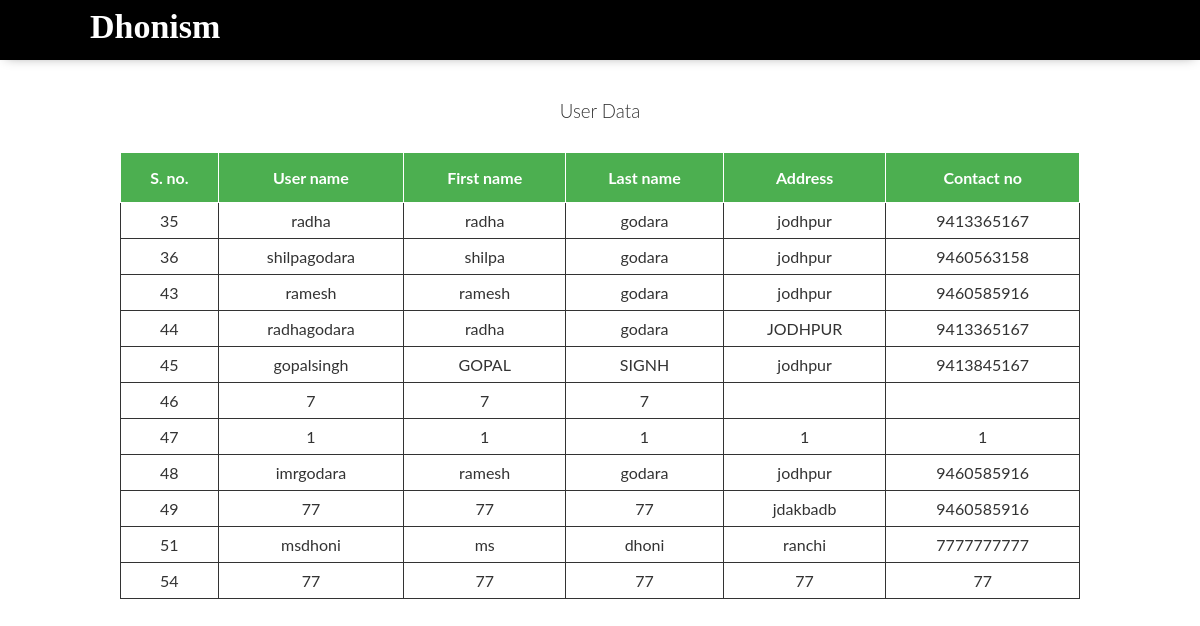
The app's page /registrationdetails.php (signed in) with its own data.
### tables this page shows
CREATE TABLE `logindata` (
  `sno` int(11) NOT NULL,
  `username` varchar(100) DEFAULT NULL,
  `password` varchar(100) DEFAULT NULL,
  `fname` varchar(100) DEFAULT NULL,
  `lname` varchar(100) DEFAULT NULL,
  `email` varchar(100) DEFAULT NULL,
  `address` varchar(100) DEFAULT NULL,
  `contactno` varchar(10) DEFAULT NULL,
  `status` varchar(100) DEFAULT NULL
);

### registrationdetails.php (the view, shortened to what this page needs)
<?php
    $q=mysqli_query($conn,"select * from logindata where status='user' ;");
?>
<html>
<head>
    <link rel="stylesheet" type="text/css" href="style.css">
    <link rel="stylesheet" type="text/css" href="querries.css">
    <link rel="stylesheet" type="text/css" href="grid.css">
    <link rel="stylesheet" href="https://cdnjs.cloudflare.com/ajax/libs/font-awesome/5.13.0/css/all.min.css">
    <link href="https://kit-pro.fontawesome.com/releases/v5.14.0/css/pro.min.css" rel="stylesheet">
</head>
<body>
<header>
        <nav>
            <div class="row main-header">
                <div  class="logo"> <a href="adminpage.php"> Dhonism </a></div>
            </div>
        </nav>
    </header>
    <form action="#" method="post" class="show-mobile-details">
<h3 align="center" style="margin-top:40px"> User Data </h3>
<table class="show-mobile-details-table">
            <tr>
                            <th>
                                S. no.
                            </th>
                            <th>
                                    User name
                            </th>
                            <th>
                                        First name
                            </th>
                            <th>
                                    Last name
                            </th>
                            <th>
                                    Address
                            </th>
                            <th>
                                    Contact no
                            </th>
            </tr>
<?php
    while($ar=mysqli_fetch_array($q))
    {
        ?>
         <tr>
    <td>
<?php
    echo $ar['sno'];
    ?>
</td>
<td>
<?php
    echo $ar['username'];
    ?>
</td>
<td>
<?php
    echo $ar['fname'];
    ?>
</td>
<td>
<?php
    echo $ar['lname'];
    ?>
</td>
<td>
<?php
    echo $ar['address'];
    ?>
</td>
<td>
<?php
    echo $ar['contactno'];
    ?>
</td>
</tr>
<?php
    }
    ?>
</table>
</form>
    </body>
</html>

### style.css (style rules this page uses)
* { margin: 0; padding: 0; box-sizing: border-box; }
html, body { color: #333333; font-family: "Lato", "Arial", sans-serif; font-weight: normal; font-size: 17px; text-rendering: optimizeLegibility; }
.row { max-width: 85%; margin: 0 auto; }
h1, h2, h3 { font-weight: 300; }
h3 { font-size: 110%; margin-bottom: 15px; }
a { text-decoration: none; color: #555; }
header { height: 60px; width: 100%; z-index: 2; top: 0; position: -webkit-sticky; position: sticky; background: #000; margin: 0; padding: 0; box-shadow: 0 2px 12px -6px gray !important; }
.main-header { display: flex; background-attachment: fixed; }
.logo { -o-object-fit: cover; object-fit: cover; padding: 8px 0; font-size: 200%; font-weight: bolder; font-family: "Carter One", cursive; }
.logo a, .dark-mode .logo a { color: white; padding: auto 0; }
.show-mobile-details { width: 100%; margin: 10px auto; }
.show-mobile-details-table { width: 80%; margin: 30px auto; border-collapse: collapse; text-align: center; }
.show-mobile-details-table td, .show-mobile-details-table th { border: 1px solid; padding: 8px; }
.show-mobile-details-table th { background-color: #4caf50; color: white; height: 50px; }

### grid.css (style rules this page uses)
.row { zoom: 1; }
.row:before, .row:after { content: ""; display: table; }
.row:after { clear: both; }

### records on screen
logindata: sno "35", username "radha", fname "radha", lname "godara", address "jodhpur", contactno "9413365167"
logindata: sno "36", username "shilpagodara", fname "shilpa", lname "godara", address "jodhpur", contactno "9460563158"
logindata: sno "43", username "ramesh", fname "ramesh", lname "godara", address "jodhpur", contactno "9460585916"
logindata: sno "44", username "radhagodara", fname "radha", lname "godara", address "JODHPUR", contactno "9413365167"
logindata: sno "45", username "gopalsingh", fname "GOPAL", lname "SIGNH", address "jodhpur", contactno "9413845167"
logindata: sno "46", username "7", fname "7", lname "7"
logindata: sno "47", username "1", fname "1", lname "1", address "1", contactno "1"
logindata: sno "48", username "imrgodara", fname "ramesh", lname "godara", address "jodhpur", contactno "9460585916"
logindata: sno "49", username "77", fname "77", lname "77", address "jdakbadb", contactno "9460585916"
logindata: sno "51", username "msdhoni", fname "ms", lname "dhoni", address "ranchi", contactno "7777777777"
logindata: sno "54", username "77", fname "77", lname "77", address "77", contactno "77"
